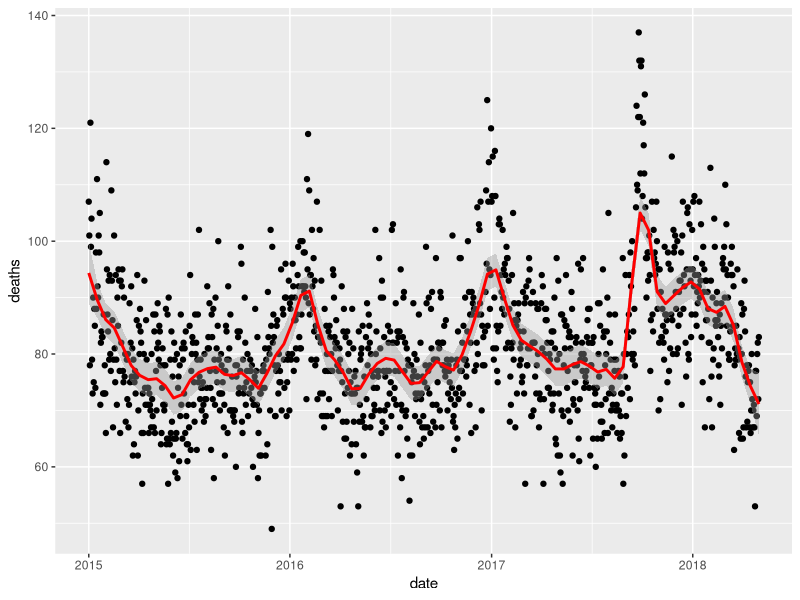

Source code (R): (Note: this script raises an error after producing the figure.)
library(tidyverse)
library(lubridate)
library(purrr)
library(pdftools)

fn <- system.file("extdata", "RD-Mortality-Report_2015-18-180531.pdf", package="dslabs")
dat <- map_df(str_split(pdf_text(fn), "\n"), function(s){
  s <- str_trim(s)
  header_index <- str_which(s, "2015")[1]
  tmp <- str_split(s[header_index], "\\s+", simplify = TRUE)
  month <- tmp[1]
  header <- tmp[-1]
  tail_index  <- str_which(s, "Total")
  n <- str_count(s, "\\d+")
  out <- c(1:header_index, which(n==1), which(n>=28), tail_index:length(s))
  s[-out] %>%
    str_remove_all("[^\\d\\s]") %>%
    str_trim() %>%
    str_split_fixed("\\s+", n = 6) %>%
    .[,1:5] %>%
    as_data_frame() %>% 
    setNames(c("day", header)) %>%
    mutate(month = month,
           day = as.numeric(day)) %>%
    gather(year, deaths, -c(day, month)) %>%
    mutate(deaths = as.numeric(deaths))
}) %>%
  mutate(month = recode(month, "JAN" = 1, "FEB" = 2, "MAR" = 3, "APR" = 4, "MAY" = 5, "JUN" = 6, 
                        "JUL" = 7, "AGO" = 8, "SEP" = 9, "OCT" = 10, "NOV" = 11, "DEC" = 12)) %>%
  mutate(date = make_date(year, month, day)) %>%
  dplyr::filter(date <= "2018-05-01")

# Q1
dat %>%
  ggplot(aes(date, deaths)) +
  geom_point() +
  geom_smooth(color="red", span = 60/1216, method = "loess", method.args = list(degree=1))

# Q2
dat %>% 
  mutate(smooth = predict(fit, as.numeric(date)), day = yday(date), year = as.character(year(date))) %>%
  ggplot(aes(day, smooth, col = year)) +
  geom_line(lwd = 2)

# Q3
library(broom)
mnist_27$train %>% glm(y ~ x_2, family = "binomial", data = .) %>% tidy()

qplot(x_2, y, data = mnist_27$train)
fit <- loess(as.numeric(y) ~ x_2, mnist_27$train)

mnist_27$train %>%
  mutate(smooth = fit$fitted) %>%
  ggplot(aes(x_2, y)) +
  geom_point(size = 3, alpha = .5, color = "grey") + 
  geom_line(aes(x_2, smooth), color="red")
